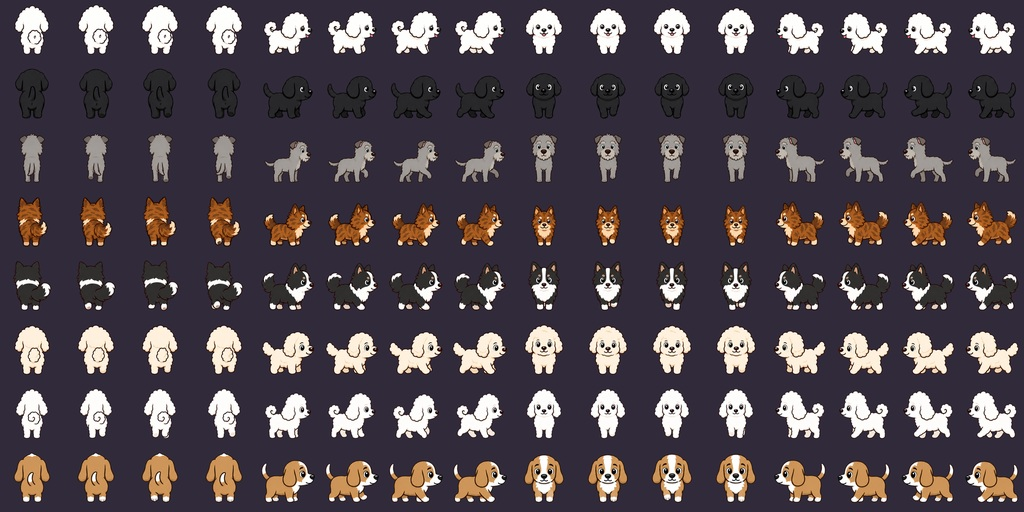
#> input picture art/chibi-dogs/atlas-preview.jpg, 1024 x 512 px
$ python -i build_dog_atlas.py   (imports and definitions only)
#> lines starting #> are read from the running program, lines starting #| are printed output that depends on the picture
"""Normalize accepted ImageGen dog edits and assemble the runtime atlas.

ImageGen exported the edited sheets over a baked near-white checkerboard. The
cleanup below removes only checkerboard pixels connected to the image border,
which preserves enclosed white and cream coat fills. Each logical sprite is
then planted on one shared foot baseline before atlas assembly.
"""

from __future__ import annotations

import argparse
import hashlib
import shutil
from collections import deque
from pathlib import Path

from PIL import Image, ImageDraw, ImageFilter


ROOT = Path(__file__).resolve().parents[2]
GENERATED = Path(
    r"C:\Users\Daniel Chan\.codex\generated_images\019fde68-7477-74b0-b5e0-5b850bf243c4"
)
STAGE = ROOT / "tmp" / "imagegen" / "chibi-dogs"
STAGE_SHEETS = STAGE / "breed-sheets"
FINAL_SHEETS = ROOT / "art" / "chibi-dogs" / "breed-sheets"
FINAL_ATLAS = ROOT / "public" / "art" / "dogs-chibi.png"
FINAL_PREVIEW = ROOT / "art" / "chibi-dogs" / "atlas-preview.jpg"
BEAGLE_REFERENCE = Path(
    r"C:\Users\DANIEL~1\AppData\Local\Temp\codex-clipboard-bdb08178-11e7-4369-9045-e1b27802c33c.png"
)
FINAL_BEAGLE_REFERENCE = ROOT / "art" / "chibi-dogs" / "beagle-color-reference.png"

SOURCES = [
    ("00-cockapoo.png", "exec-33d4d3d0-23fc-4f89-9d0c-9102a5e4c45e.png"),
    ("01-labrador-black.png", "exec-103638e2-2595-420e-9102-0278eefc2956.png"),
    ("02-irish-wolfhound.png", "exec-4da57dcc-44e4-4346-8b5b-9796dfd1f714.png"),
    ("03-aussie-brindle.png", "exec-5b085928-9644-4b13-857f-4501b9d635de.png"),
    ("04-aussie-black-white.png", "exec-6c808a01-5fda-4d21-b597-4656cb17216f.png"),
    ("05-labradoodle-cream.png", "exec-2a1a8864-1f07-4cd7-aaa2-2a76df5e67db.png"),
    ("06-labradoodle-white.png", "exec-882abd9a-ae01-4a77-a082-b470e702ca74.png"),
    ("07-beagle-mix-brown.png", "exec-bff43632-4341-418c-83fd-fcc6299e303d.png"),
]

CELL = 256
ATLAS_CELL = 128
MAX_VISIBLE = (232, 205)
FOOT_Y = 218
ALPHA_THRESHOLD = 32


def split_bounds(size: int, parts: int = 4) -> list[int]:
    return [(index * size + parts // 2) // parts for index in range(parts + 1)]


# [7 lines left out: function sanitize_alpha, not called in this run]


def remove_checkerboard(image: Image.Image) -> Image.Image:
    """Remove the border-connected neutral near-white checkerboard safely."""
    rgb = image.convert("RGB")
    candidates = bytearray(rgb.width * rgb.height)
    for index, (red, green, blue) in enumerate(rgb.get_flattened_data()):
        candidates[index] = (
            255
            if min(red, green, blue) >= 190
            and max(red, green, blue) - min(red, green, blue) <= 22
            else 0
        )

    connected = Image.frombytes("L", rgb.size, bytes(candidates))
    if connected.getpixel((0, 0)) != 255:
        raise ValueError("Top-left pixel is not checkerboard background")
    ImageDraw.floodfill(connected, (0, 0), 128, thresh=0)

    alpha = connected.point(lambda value: 0 if value == 128 else 255)
    # Contract one source pixel to discard the light antialias halo left by the
    # baked preview, then restore a subpixel-soft edge for later downsampling.
    alpha = alpha.filter(ImageFilter.MinFilter(3)).filter(
        ImageFilter.GaussianBlur(0.65)
    )
    result = rgb.convert("RGBA")
    result.putalpha(alpha)
    return sanitize_alpha(result)


# [266 lines left out: functions visible_bbox, keep_largest_component, expanded_bbox, normalize_sheet, build_atlas, validate and 1 more, not called in this run]


# [2 lines not run here, left out]

>>> import cv2
>>> picture = cv2.imread('atlas-preview.jpg', cv2.IMREAD_GRAYSCALE)
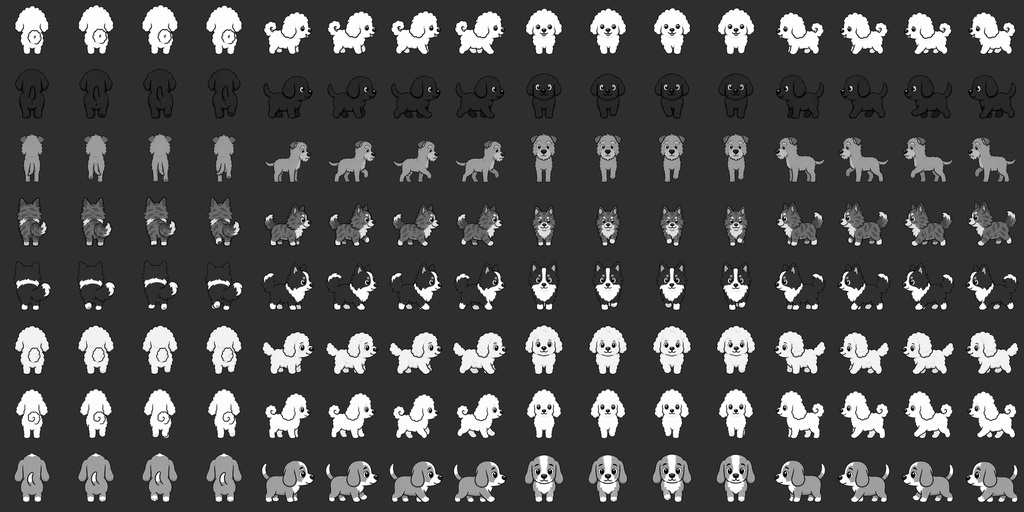
#> picture: shape (512, 1024); min 0, max 255, mean 75.1
#> (the run stopped early here; a loop or call above may not have finished)
